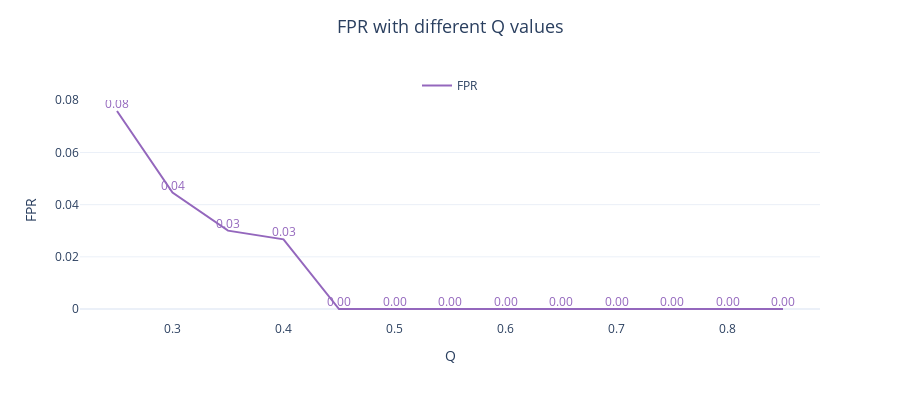
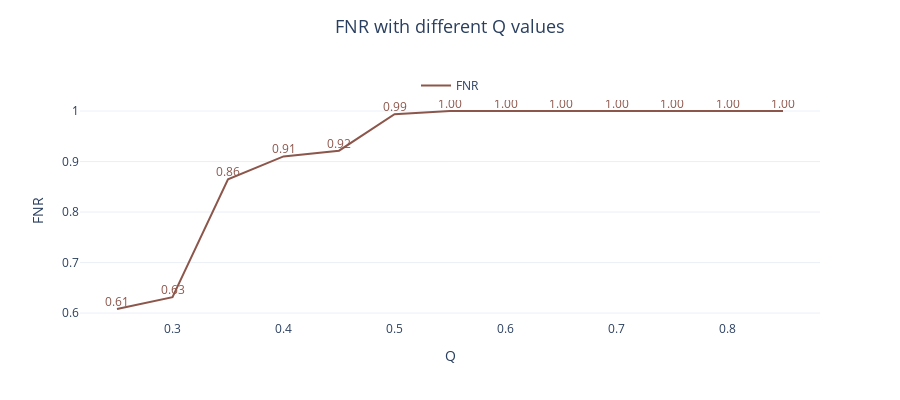

The code cell stored with these charts, in order, in its notebook:
### Code cell
for i, col in enumerate(results_valve1.columns[2:]):
    if col in ['FPR', 'FNR']:
        fig = go.Figure()

        fig.add_trace(go.Scatter(mode='lines+text', x=results_valve1.Q, y=results_valve1[f'{col}'],
                                marker=dict(color=colors[i]),
                                texttemplate='%{y:.2f}', textposition='top center',
                                textfont=dict(color=colors[i], size=12),
                                name=f'{col}',
                                showlegend=True)
                        )

        fig.update_layout(height=400,width=900, template='plotly_white',
                        title=dict(text=f'{col} with different Q values', font=dict(size=18), x=.5, y=.95),
                        yaxis=dict(title=f'{col}', side='left', showgrid=True,),
                        xaxis=dict(title='Q', showgrid=False),
                        legend=dict(orientation="h", yanchor="bottom", y=1, x=0.5, xanchor="center"),
                        )

        fig.show()

### Figure 1 — Plotly figure (JSON) as saved in the notebook; plotly's stock layout.template omitted (floating-point values rounded to 4 significant figures)
{"data": [{"marker": {"color": "#9467bd"}, "mode": "lines+text", "name": "FPR", "showlegend": true, "textfont": {"color": "#9467bd", "size": 12}, "textposition": "top center", "texttemplate": "%{y:.2f}", "type": "scatter", "x": [0.25, 0.3, 0.35, 0.4, 0.45, 0.5, 0.55, 0.6, 0.65, 0.7, 0.75, 0.8, 0.85], "y": [0.0759, 0.04462, 0.03003, 0.02669, 0, 0, 0, 0, 0, 0, 0, 0, 0]}], "layout": {"height": 400, "legend": {"orientation": "h", "x": 0.5, "xanchor": "center", "y": 1, "yanchor": "bottom"}, "title": {"font": {"size": 18}, "text": "FPR with different Q values", "x": 0.5, "y": 0.95}, "width": 900, "xaxis": {"showgrid": false, "title": {"text": "Q"}}, "yaxis": {"showgrid": true, "side": "left", "title": {"text": "FPR"}}}}

### Figure 2 — Plotly figure (JSON) as saved in the notebook; plotly's stock layout.template omitted (floating-point values rounded to 4 significant figures)
{"data": [{"marker": {"color": "#8c564b"}, "mode": "lines+text", "name": "FNR", "showlegend": true, "textfont": {"color": "#8c564b", "size": 12}, "textposition": "top center", "texttemplate": "%{y:.2f}", "type": "scatter", "x": [0.25, 0.3, 0.35, 0.4, 0.45, 0.5, 0.55, 0.6, 0.65, 0.7, 0.75, 0.8, 0.85], "y": [0.6081, 0.6316, 0.8648, 0.9101, 0.9215, 0.9935, 1, 1, 1, 1, 1, 1, 1]}], "layout": {"height": 400, "legend": {"orientation": "h", "x": 0.5, "xanchor": "center", "y": 1, "yanchor": "bottom"}, "title": {"font": {"size": 18}, "text": "FNR with different Q values", "x": 0.5, "y": 0.95}, "width": 900, "xaxis": {"showgrid": false, "title": {"text": "Q"}}, "yaxis": {"showgrid": true, "side": "left", "title": {"text": "FNR"}}}}
